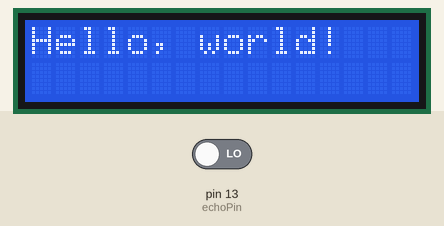
A sketch run on a simulated Arduino Uno, built with avr-gcc and run on an emulated ATmega328P. Shown: 16×2 character LCD. The test bench sets the inputs (shaded band); at power-on: pin 13 (echoPin) LOW.

Above: at 0.1 s.
At 1.1 s:
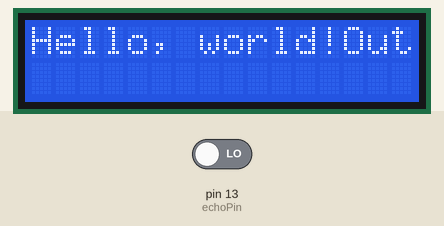
At 37.4 s:
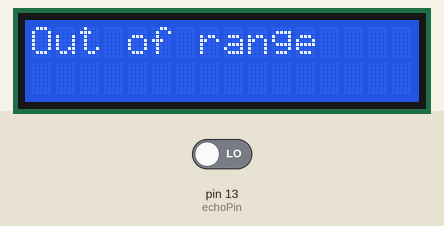

Measured:
- what the display in image 1 shows lasts 1.0 s, from 1.1 s to 2.1 s

The sketch:

4_3.ino
```cpp
#include <LiquidCrystal_I2C.h>

#define trigPin 10
#define echoPin 13

LiquidCrystal_I2C lcd(0x27, 16, 2);

void setup() {
  lcd.begin();

  // Turn on the blacklight and print a message.
  lcd.backlight();
  lcd.print("Hello, world!");
}

void loop() {
  float duration, distance;
  digitalWrite(trigPin, LOW);
  delayMicroseconds(2);

  digitalWrite(trigPin, HIGH);
  delayMicroseconds(10);
  digitalWrite(trigPin, LOW);

  duration = pulseIn(echoPin, HIGH);
  distance = (duration / 2) * 0.0344;

  if (distance >= 400 || distance <= 2){
    lcd.print("Out of range");
    delay(500);
  }
  else {
    lcd.print(distance);
    lcd.print(" cm");
    delay(500);
  }
  delay(500);
  lcd.clear();
}
```
